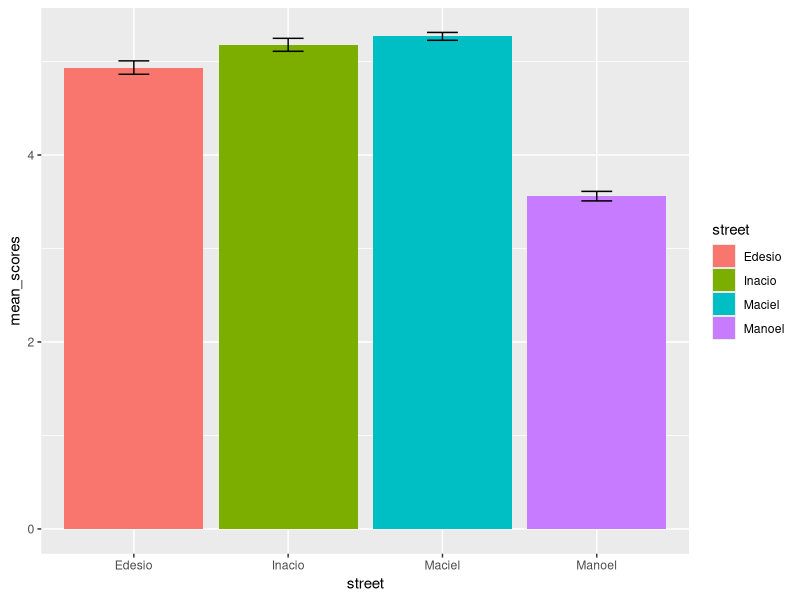
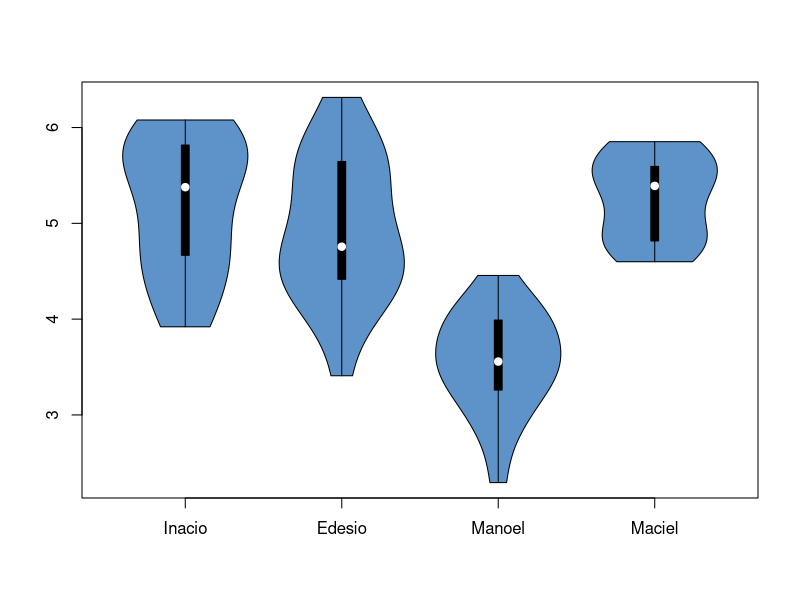

Recreate these plots in R, in order.
## ---- chunk 1
library("vioplot")
library("ggplot2")
library("dplyr")
## ---- chunk 2
#Checking sample size
data2 <- read.table("all_ordenado.dat")
data2$sd <- apply(data2[,4:ncol(data2)], 1, sd)
data2$n <- ( 1.96 * data2$sd / 0.2) ** 2  #All QScores
print(">>>> Maior e menor amostra necessária ")
print(max(data2$n))
print(min(data2$n))

#Checking rankings similarity
mergeSort <- function(x){
  if(length(x) == 1){
    inv <- 0
  } else {
    n <- length(x)
    n1 <- ceiling(n/2)
    n2 <- n-n1
    y1 <- mergeSort(x[1:n1])
    y2 <- mergeSort(x[n1+1:n2])
    inv <- y1$inversions + y2$inversions
    x1 <- y1$sortedVector
    x2 <- y2$sortedVector
    i1 <- 1
    i2 <- 1
    while(i1+i2 <= n1+n2+1){
      if(i2 > n2 || (i1 <= n1 && x1[i1] <= x2[i2])){
        x[i1+i2-1] <- x1[i1]
        i1 <- i1 + 1
      } else {
        inv <- inv + n1 + 1 - i1
        x[i1+i2-1] <- x2[i2]
        i2 <- i2 + 1
      }
    }
  }
  return (list(inversions=inv,sortedVector=x))
}
numberOfInversions <- function(x){
  r <- mergeSort(x)
  return (r$inversions)
}
normalizedKendallTauDistance2 <- function(data1, data2){
  x <- data1
  y <- data2
  
  tau = numberOfInversions(order(x)[rank(y)])
  print(tau)
  nItens = length(x)
  maxNumberOfInverstions <- (nItens*(nItens-1))/2
  normalized = tau/maxNumberOfInverstions

  print (normalized)
}
data29 <- read.table("29users/all_ordenado.dat")

merged <- merge(select(data29, V2, V3), select(data2, V2, V3), by = "V2")
print(cor.test(merged$V3.x, merged$V3.y, method = "kendall"))
print(cor.test(merged$V3.x, merged$V3.y, method = "spearman"))

print(paste(">>>> Kendall Distance ", normalizedKendallTauDistance2(merged$V3.x, merged$V3.y)))
## ---- chunk 3
#Getting data for each street
data <- read.csv("qscores-df.csv", header = TRUE)

edesio_scores = filter(data, street == "R._Edésio_Silva")$qscore
edesio_sd = sd(edesio_scores)
inacio_scores = filter(data, street == "R._Inácio_Marquês_da_Silva")$qscore
inacio_sd = sd(inacio_scores)
manoel_scores = filter(data, street == "R._Manoel_Pereira_de_Araújo")$qscore
manoel_sd = sd(manoel_scores)
maciel_scores = filter(data, street == "R._Maciel_Pinheiro")$qscore
maciel_sd = sd(maciel_scores)

new_frame = data.frame(mean_scores = c(mean(maciel_scores), mean(manoel_scores), mean(edesio_scores), mean(inacio_scores)), street = c("Maciel", "Manoel", "Edesio", "Inacio"), ci = c(maciel_sd * 1.96 / length(maciel_scores),  manoel_sd * 1.96 / length(manoel_scores), edesio_sd * 1.96 / length(edesio_scores), inacio_sd * 1.96 / length(inacio_scores)))

ggplot(new_frame, aes(x=street, y=mean_scores, fill=street)) + 
    geom_bar(position=position_dodge(), stat="identity") +
    geom_errorbar(aes(ymin=mean_scores-ci, ymax=mean_scores+ci),
                  width=.2,                    # Width of the error bars
                  position=position_dodge(.9))

## ---- chunk 4
value <- data$qscore

with(data , vioplot( value[street=="R._Inácio_Marquês_da_Silva"] , value[street=="R._Edésio_Silva"], value[street=="R._Manoel_Pereira_de_Araújo"], value[street=="R._Maciel_Pinheiro"],  col=rgb(0.1,0.4,0.7,0.7) , names=c("Inacio","Edesio","Manoel", "Maciel") ))
## ---- chunk 5
summary(filter(data, street == "R._Inácio_Marquês_da_Silva")$qscore)
summary(filter(data, street == "R._Edésio_Silva")$qscore)
summary(filter(data, street == "R._Maciel_Pinheiro")$qscore)
summary(filter(data, street == "R._Manoel_Pereira_de_Araújo")$qscore)
## ---- chunk 6
summary_inacio = filter(data, street == "R._Inácio_Marquês_da_Silva") %>% group_by(num) %>% summarise(media_ponto = mean(qscore), sd = sd(qscore))
summary_edesio = filter(data, street == "R._Edésio_Silva") %>% group_by(num) %>% summarise(media_ponto = mean(qscore), sd = sd(qscore))
summary_maciel = filter(data, street == "R._Maciel_Pinheiro") %>% group_by(num) %>% summarise(media_ponto = mean(qscore), sd = sd(qscore))
summary_manoel = filter(data, street == "R._Manoel_Pereira_de_Araújo") %>% group_by(num) %>% summarise(media_ponto = mean(qscore), sd = sd(qscore))
## ---- chunk 7
summary_inacio
## ---- chunk 8
library("knitr")
inacio <- filter(data, street == "R._Inácio_Marquês_da_Silva") %>% group_by(num) %>% arrange(street, num, angle) %>% select(url, street, num, angle, qscore)

show_street_data <- function (current_df){
    cat("<div class='row'>")
    angleData = c()
    for(i in 1:nrow(current_df)) {
      row <- current_df[i,]
      url <- as.character(row$url)
      street <- as.character(row$street)
      num <- row$num
      angle <- row$angle
      score <- row$qscore
      angleData <- append(angleData, score)
      
      cat("<div class='col-xs-3'>")
      cat("<img src='", url,"' width='300px'>", sep = "")
      cat("<div class='caption'>", street, " " , num , ", ", angle, " -> ", score,  "</div>", sep="")
      cat("</div>")
      if (i > 1 && i %% 4 == 0){
        cat("</div>")
        cat("####### Sumário do Número ", num, ": Max. ", max(angleData), " Min: ", min(angleData), " Diff: ", max(angleData) - min(angleData))
        cat("<div class='row'>")
        angleData = c()
      }
    }
}

show_street_data(inacio)

## ---- chunk 9
summary_edesio
## ---- chunk 10
edesio <- filter(data, street == "R._Edésio_Silva") %>% group_by(num) %>% arrange(street, num, angle) %>% select(url, street, num, angle, qscore)
show_street_data(edesio)
## ---- chunk 11
summary_maciel
## ---- chunk 12
maciel <- filter(data, street == "R._Maciel_Pinheiro") %>% group_by(num) %>% arrange(street, num, angle) %>% select(url, street, num, angle, qscore)
show_street_data(maciel)
## ---- chunk 13
summary_manoel
## ---- chunk 14
manoel <- filter(data, street == "R._Manoel_Pereira_de_Araújo") %>% group_by(num) %>% arrange(street, num, angle) %>% select(url, street, num, angle, qscore)
show_street_data(manoel)
